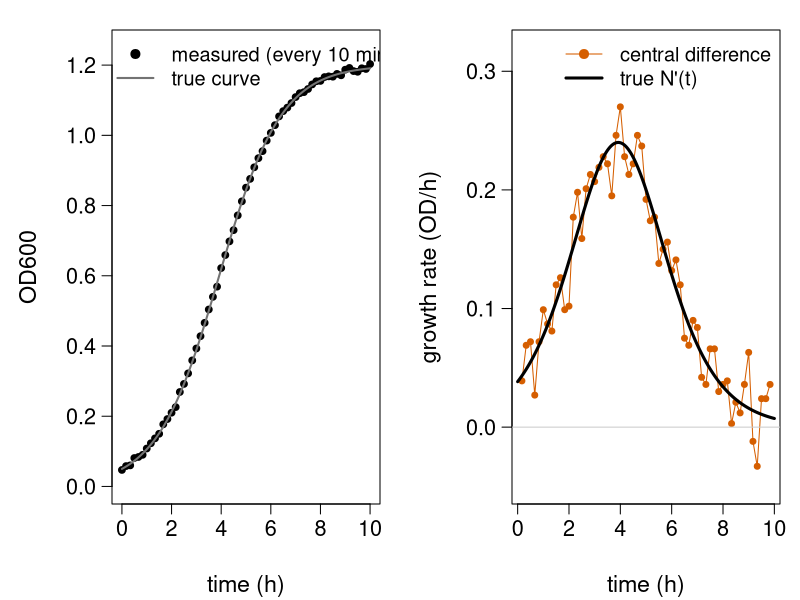
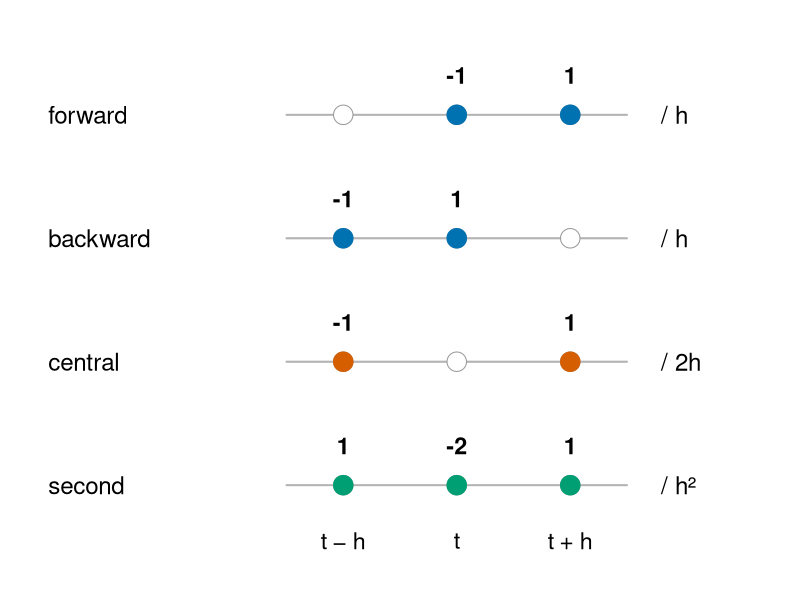
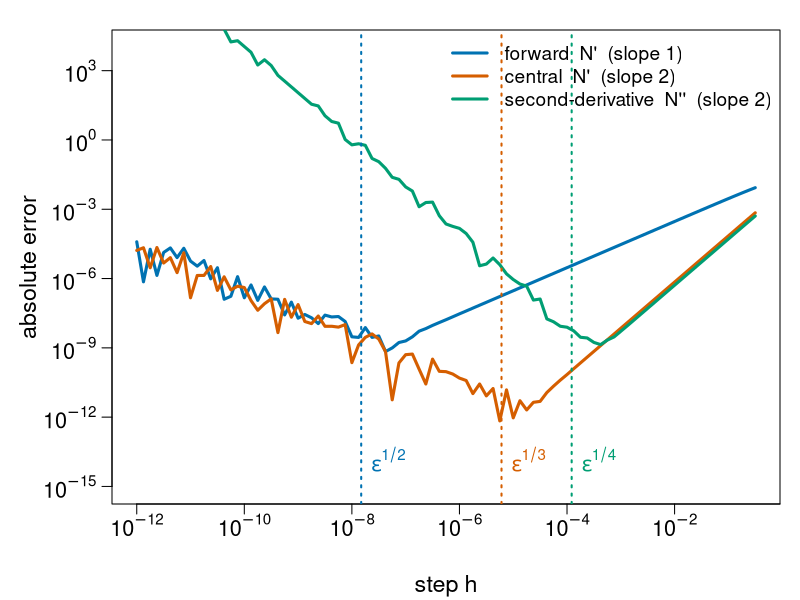
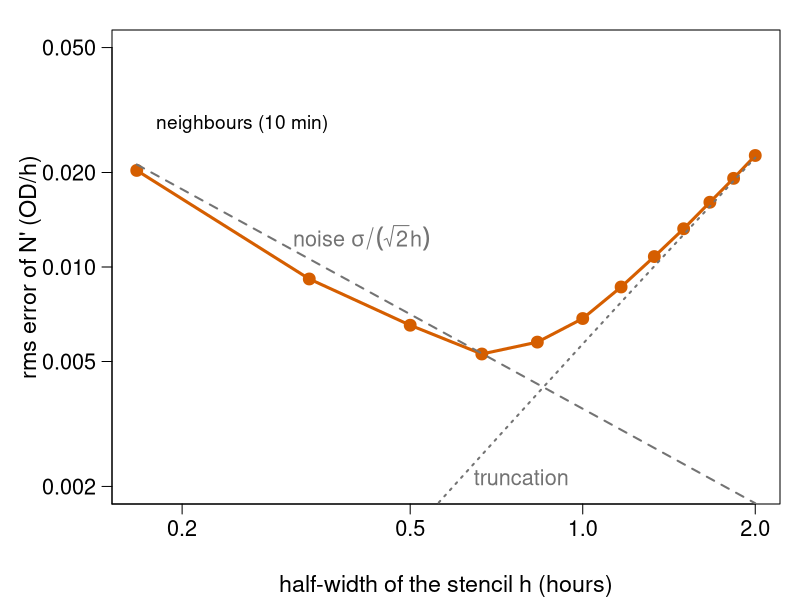
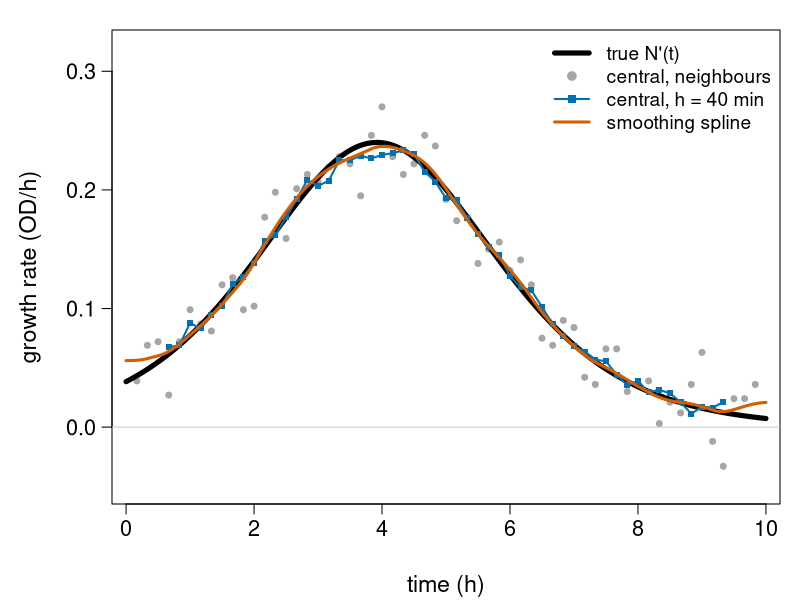

The R script that drew these images, in order:
# Figures for the finite-differences/ unit ("Numerical differentiation").
#
# Re-run by hand from this folder (it is NOT run by `quarto render`):
#   cd finite-differences && Rscript make-finite-differences-figs.R
#
# Base R graphics only (plus stats::smooth.spline); writes fig01-...svg to
# fig05-...svg. Everything is computed here, with the same code and data as on
# the slides.

## ---- the running example (same code as on the slides) ----------------------

K <- 1.2; N0 <- 0.05; r <- 0.8          # carrying capacity, start OD, rate per hour
od <- function(t) K / (1 + (K / N0 - 1) * exp(-r * t))
gr <- function(t) r * od(t) * (1 - od(t) / K)   # exact growth rate N'(t)
t0 <- 3
N  <- od(t0); d1 <- gr(t0)
d2 <- r * d1 * (1 - 2 * N / K)                  # N''(3)

# simulated plate reader: every 10 min for 10 h, noise sd 0.005, 3 decimals
set.seed(1)
t  <- seq(0, 10, by = 1/6)
y  <- round(od(t) + rnorm(length(t), sd = 0.005), 3)
dt <- 1/6; n <- length(t)

## ---- plotting helpers ---------------------------------------------------------

col_fwd <- "#0072B2"   # blue
col_cen <- "#D55E00"   # vermillion
col_sec <- "#009E73"   # bluish green
col_ref <- "grey45"
col_pur <- "#CC79A7"   # reddish purple

fig <- function(file, w = 9, h = 5.2, expr, mfrow = c(1, 1)) {
  svg(file, width = w, height = h)
  par(mfrow = mfrow, mar = c(4.8, 5.6, 1.5, 1), las = 1, mgp = c(3.6, 0.8, 0),
      cex.lab = 1.4, cex.axis = 1.3)
  expr
  dev.off()
}
logaxis <- function(side, at) {
  axis(side, at = 10^at, labels = parse(text = paste0("10^", at)))
}

## ---- fig01: noisy plate-reader data and its naive derivative -----------------

fig("fig01-noisy-od.svg", w = 11, h = 4.8, mfrow = c(1, 2), expr = {
  tt <- seq(0, 10, length.out = 400)
  plot(t, y, pch = 19, cex = 0.9, xlab = "time (h)", ylab = "OD600",
       ylim = c(0, 1.25))
  lines(tt, od(tt), col = col_ref, lwd = 2)
  legend("topleft", c("measured (every 10 min)", "true curve"),
         pch = c(19, NA), lty = c(NA, 1), lwd = c(NA, 2),
         col = c("black", col_ref), bty = "n", cex = 1.2)
  i <- 2:(n - 1)
  cen <- (y[i + 1] - y[i - 1]) / (2 * dt)
  plot(t[i], cen, type = "o", pch = 19, cex = 0.8, col = col_cen,
       xlab = "time (h)", ylab = "growth rate (OD/h)", ylim = c(-0.05, 0.32))
  lines(tt, gr(tt), lwd = 3)
  abline(h = 0, col = "grey80")
  legend("topright", c("central difference", "true N'(t)"),
         col = c(col_cen, "black"), lty = 1, lwd = c(1, 3), pch = c(19, NA),
         bty = "n", cex = 1.2)
})

## ---- fig02: stencils --------------------------------------------------------------

fig("fig02-stencils.svg", w = 9, h = 4.6, expr = {
  par(mar = c(1, 1, 1, 1))
  plot(NA, xlim = c(-3.6, 2.6), ylim = c(0.4, 4.6), axes = FALSE, xlab = "", ylab = "")
  rows <- list(
    list(name = "forward",  s = c(0, 1),     w = c("-1", "1"),       den = "/ h",     col = col_fwd),
    list(name = "backward", s = c(-1, 0),    w = c("-1", "1"),       den = "/ h",     col = col_fwd),
    list(name = "central",  s = c(-1, 1),    w = c("-1", "1"),       den = "/ 2h",    col = col_cen),
    list(name = "second",   s = c(-1, 0, 1), w = c("1", "-2", "1"),  den = "/ h²", col = col_sec))
  for (k in seq_along(rows)) {
    yy <- 5 - k; rr <- rows[[k]]
    segments(-1.5, yy, 1.5, yy, col = "grey70", lwd = 2)
    points(c(-1, 0, 1), rep(yy, 3), pch = 21, bg = "white", col = "grey60", cex = 2.6)
    points(rr$s, rep(yy, length(rr$s)), pch = 19, col = rr$col, cex = 2.6)
    text(rr$s, yy + 0.32, rr$w, cex = 1.4, font = 2)
    text(-3.6, yy, rr$name, adj = 0, cex = 1.45)
    text(1.8, yy, rr$den, adj = 0, cex = 1.45)
  }
  text(c(-1, 0, 1), 0.55, c("t − h", "t", "t + h"), cex = 1.4)
})

## ---- fig03: error against h for three stencils ------------------------------------

eps <- .Machine$double.eps
h   <- 10^-seq(0.5, 12, by = 0.125)
e_f <- abs((od(t0 + h) - od(t0)) / h - d1)
e_c <- abs((od(t0 + h) - od(t0 - h)) / (2 * h) - d1)
e_s <- abs((od(t0 + h) - 2 * od(t0) + od(t0 - h)) / h^2 - d2)
fig("fig03-error-v.svg", w = 9.5, h = 5.2, expr = {
  plot(h, e_f, log = "xy", type = "l", lwd = 3, col = col_fwd, xaxt = "n", yaxt = "n",
       ylim = c(1e-15, 1e4), xlab = "step h", ylab = "absolute error")
  lines(h, e_c, lwd = 3, col = col_cen)
  lines(h, e_s, lwd = 3, col = col_sec)
  logaxis(1, seq(-12, 0, by = 2)); logaxis(2, seq(-15, 3, by = 3))
  abline(v = c(eps^(1/2), eps^(1/3), eps^(1/4)), lty = 3, lwd = 2,
         col = c(col_fwd, col_cen, col_sec))
  legend("topright", c("forward  N'  (slope 1)", "central  N'  (slope 2)",
                       "second-derivative  N''  (slope 2)"),
         col = c(col_fwd, col_cen, col_sec), lwd = 3, bty = "n", cex = 1.15,
         bg = "white")
  text(eps^(1/2), 1e-14, expression(epsilon^{1/2}), pos = 4, cex = 1.3, col = col_fwd)
  text(eps^(1/3), 1e-14, expression(epsilon^{1/3}), pos = 4, cex = 1.3, col = col_cen)
  text(eps^(1/4), 1e-14, expression(epsilon^{1/4}), pos = 4, cex = 1.3, col = col_sec)
})

## ---- fig04: noisy data, error against half-width ---------------------------------

k   <- 1:12
rms <- sapply(k, function(k) {
  j <- (k + 1):(n - k)
  sqrt(mean(((y[j + k] - y[j - k]) / (2 * k * dt) - gr(t[j]))^2))
})
hw <- k * dt
fig("fig04-noise-v.svg", w = 9, h = 5.0, expr = {
  plot(hw, rms, log = "xy", type = "o", pch = 19, lwd = 3, cex = 1.3, col = col_cen,
       xlab = "half-width of the stencil h (hours)", ylab = "rms error of N' (OD/h)",
       ylim = c(0.002, 0.05))
  trunc <- sapply(k, function(k) {           # same, but with exact OD values
    j <- (k + 1):(n - k)
    sqrt(mean(((od(t[j + k]) - od(t[j - k])) / (2 * k * dt) - gr(t[j]))^2))
  })
  lines(hw, 0.005 / (sqrt(2) * hw), lty = 2, lwd = 2, col = col_ref)
  lines(hw, trunc, lty = 3, lwd = 2, col = col_ref)
  text(0.3, 0.012, expression("noise " * sigma / (sqrt(2) * h)), cex = 1.3, col = col_ref, pos = 4)
  text(0.62, 0.0021, "truncation", cex = 1.3, col = col_ref, pos = 4)
  text(dt * 1.08, rms[1] * 1.4, "neighbours (10 min)", adj = 0, cex = 1.15)
})

## ---- fig05: smoothing before differentiating ---------------------------------------

fig("fig05-smooth.svg", w = 9, h = 5.0, expr = {
  tt <- seq(0, 10, length.out = 400)
  i <- 2:(n - 1)
  cen <- (y[i + 1] - y[i - 1]) / (2 * dt)
  k <- 4; j <- (k + 1):(n - k)
  wide <- (y[j + k] - y[j - k]) / (2 * k * dt)
  fit <- smooth.spline(t, y)
  plot(t[i], cen, pch = 19, cex = 0.8, col = "grey65", xlab = "time (h)",
       ylab = "growth rate (OD/h)", ylim = c(-0.05, 0.32))
  lines(tt, gr(tt), lwd = 5)
  lines(t[j], wide, type = "o", pch = 15, cex = 0.8, lwd = 2, col = col_fwd)
  lines(tt, predict(fit, tt, deriv = 1)$y, lwd = 3, col = col_cen, lty = 1)
  abline(h = 0, col = "grey80")
  legend("topright", c("true N'(t)", "central, neighbours", "central, h = 40 min",
                       "smoothing spline"),
         col = c("black", "grey65", col_fwd, col_cen), lwd = c(5, NA, 2, 3),
         pch = c(NA, 19, 15, NA), bty = "n", cex = 1.15)
})
